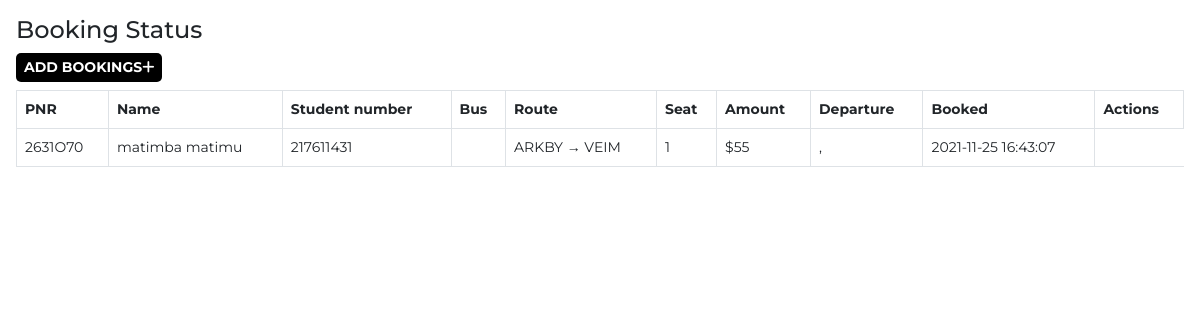
The app's page /studentBooking.php with its own data.
### tables this page shows
CREATE TABLE `bookings` (
  `id` int(100) NOT NULL,
  `booking_id` varchar(255) NOT NULL,
  `customer_id` varchar(255) NOT NULL,
  `route_id` varchar(255) NOT NULL,
  `customer_route` varchar(200) NOT NULL,
  `booked_amount` int(100) NOT NULL,
  `booked_seat` varchar(100) NOT NULL,
  `booking_created` datetime NOT NULL DEFAULT CURRENT_TIMESTAMP
);

CREATE TABLE `customers` (
  `id` int(100) NOT NULL,
  `customer_id` varchar(255) NOT NULL,
  `customer_name` varchar(30) NOT NULL,
  `customer_phone` varchar(10) NOT NULL,
  `customer_created` datetime NOT NULL DEFAULT CURRENT_TIMESTAMP
);

### _functions.php (called while the page is built, shortened)
<?php
    function get_from_table($conn, $table, $primaryKey, $pKeyValue, $toget)
    {
        $sql = "SELECT * FROM $table WHERE $primaryKey='$pKeyValue'";
        $result = mysqli_query($conn, $sql);
        $row = mysqli_fetch_assoc($result);
        if($row)
        {
            return $row["$toget"];
        }
        return false;
    }
?>

### studentBooking.php (the view, shortened to what this page needs)
<!DOCTYPE html>
<html lang="en">
<head>
    <link href="https://cdn.jsdelivr.net/npm/bootstrap@5.0.1/dist/css/bootstrap.min.css" rel="stylesheet">
   <?php
     require '_functions.php';
    $conn = db_connect();
   ?>
</head>
<body>
        <?php
            $resultSql = "SELECT * FROM `bookings` ORDER BY booking_created DESC";
            $resultSqlResult = mysqli_query($conn, $resultSql);
            if(!mysqli_num_rows($resultSqlResult)){ ?>
                <div class="container mt-4">
                    <div id="noCustomers" class="alert alert-dark " role="alert">
                        <h1 class="alert-heading">No Bookings Found!!</h1>
                        <p class="fw-light">Be the first person to add one!</p>
                        <hr>
                        <div id="addCustomerAlert" class="alert alert-success" role="alert">
                                Click on <button id="add-button" class="button btn-sm"type="button"data-bs-toggle="modal" data-bs-target="#addModal">ADD <i class="fas fa-plus"></i></button> to add a booking!
                        </div>
                    </div>
                </div>
            <?php }
            else { ?>
            <section id="booking">
                <div id="head">
                    <h4>Booking Status</h4>
                </div>
                <div id="booking-results">
                    <div>
                        <button id="add-button" class="button btn-sm"type="button"data-bs-toggle="modal" data-bs-target="#addModal">Add Bookings<i class="fas fa-plus"></i></button>
                    </div>
                    <table class="table table-hover table-bordered">
                        <thead>
                            <th>PNR</th>
                            <th>Name</th>
                            <th>Student number</th>
                            <th>Bus</th>
                            <th>Route</th>
                            <th>Seat</th>
                            <th>Amount</th>
                            <th>Departure</th>
                            <th>Booked</th>
                            <th>Actions</th>
                        </thead>
                        <?php
                            while($row = mysqli_fetch_assoc($resultSqlResult))
                            {
                                $customer_id = $row["customer_id"];
                                $route_id = $row["route_id"];
                                $pnr = $row["booking_id"];
                                $customer_name = get_from_table($conn, "customers","customer_id", $customer_id, "customer_name");
                                $customer_phone = get_from_table($conn,"customers","customer_id", $customer_id, "customer_phone");
                                $bus_no = get_from_table($conn, "routes", "route_id", $route_id, "bus_no");
                                $route = $row["customer_route"];
                                $booked_seat = $row["booked_seat"];
                                $booked_amount = $row["booked_amount"];
                                $dep_date = get_from_table($conn, "routes", "route_id", $route_id, "route_dep_date");
                                $dep_time = get_from_table($conn, "routes", "route_id", $route_id, "route_dep_time");
                                $booked_timing = $row["booking_created"];
                        ?>
                        <tr>
                            <td>
                                <?php
                                    echo $pnr;
                                ?>
                            </td>
                            <td>
                                <?php
                                    echo $customer_name;
                                ?>
                            </td>
                            <td>
                                <?php
                                    echo $customer_phone;
                                ?>
                            </td>
                            <td>
                            </td>
                            <td>
                                <?php
                                    echo $route;
                                ?>
                            </td>
                            <td>
                                <?php
                                    echo $booked_seat;
                                ?>
                            </td>
                            <td>
                                <?php
                                    echo '$'.$booked_amount;
                                ?>
                            </td>
                            <td>
                                <?php
                                    echo $dep_date . " , ". $dep_time;
                                ?>
                            </td>
                            <td>
                                <?php
                                    echo $booked_timing;
                                ?>
                            </td>
                        </tr>
                        <?php
                        }
                    ?>
                    </table>
                </div>
            </section>
            <?php } ?>
</body>
</html>

### assets/styles/admin.php (style rules this page uses)
body { margin: 0; box-sizing: border-box; font-family: 'Montserrat', sans-serif; background-color: white; }
html { scroll-behavior: smooth; }
*, *::after, *::before { box-sizing: inherit; }

### assets/styles/admin-options.php (style rules this page uses)
* { font-family: Montserrat; }
#booking #head, #customer #head, #route #head, #seat #head, #bus #head { padding-top: 1rem; }
#booking, #customer, #route, #bus, #seat { padding: 0 1rem; }
#booking-results > div, #customer-results > div, #route-results > div, #bus-results > div { margin-bottom: 0.5rem; }
#booking-results button, #customer-results button, #route button, #bus-results button { border-radius: 5px; }
.button { border: none; font-weight: bold; text-transform: uppercase; }
#add-button { background-color: black; color: white; }
table { font-size: 14px; }
table th,td { padding-left: 0.3rem; }

### records on screen
bookings: booking "2631O70", customer.customer_name "matimba matimu", customer.customer_phone "217611431", customer_route "ARKBY → VEIM", booked_seat "1", booked_amount "55", booking_created "2021-11-25 16:43:07"
